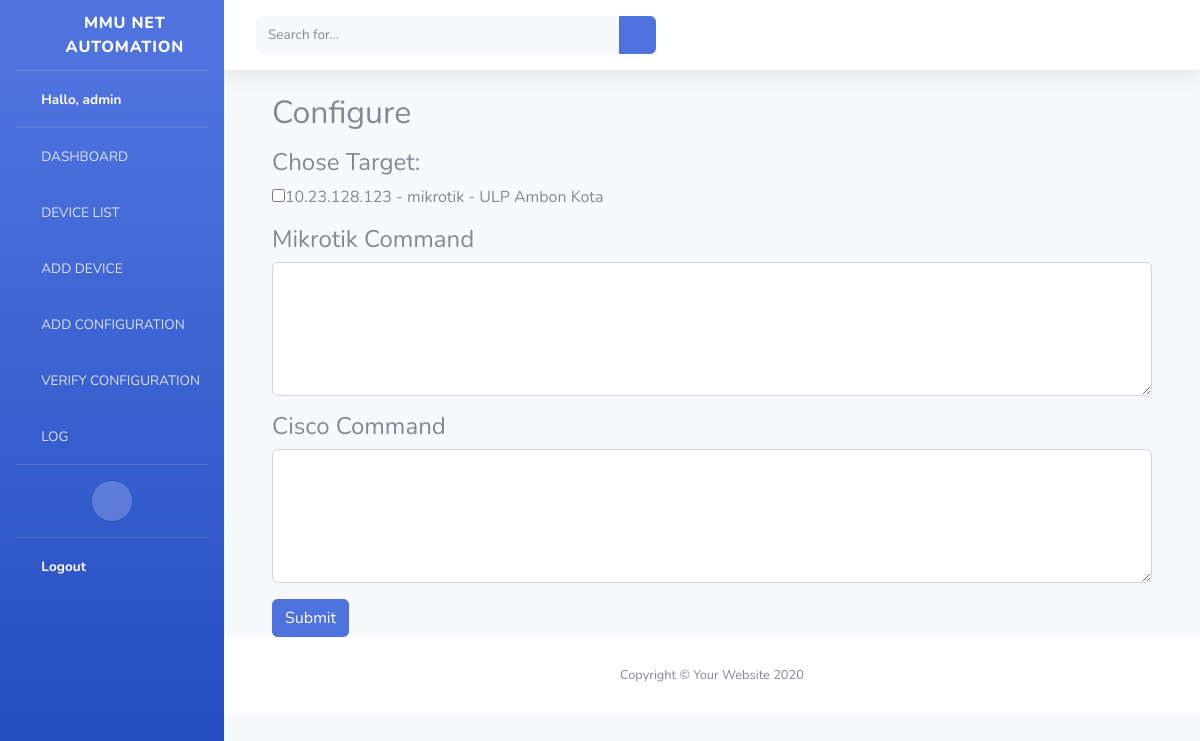
Page /configure/ (signed in) on the earlier database version.
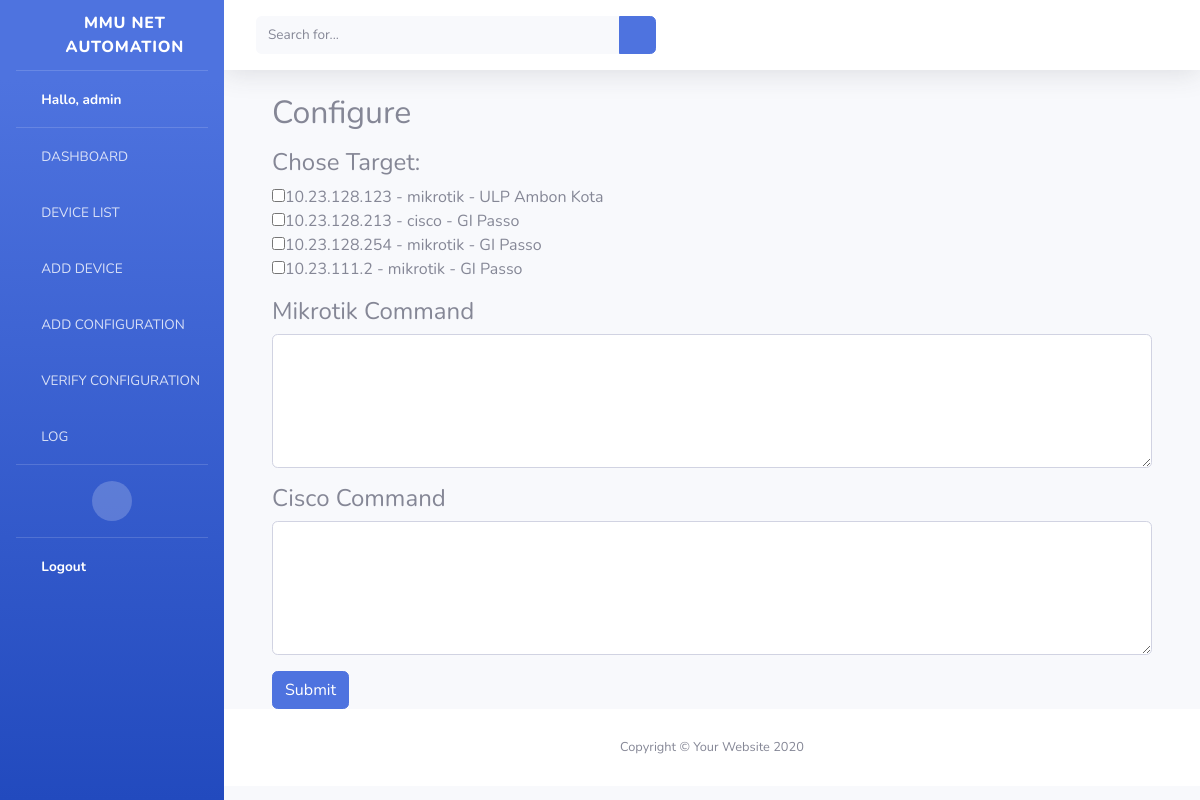
Same page on the later database version.
### network_automation/models.py (models this page shows, shortened)
class Device(models.Model):
    ip_address = models.CharField(max_length=255)
    hostname = models.CharField(max_length=255)
    username = models.CharField(max_length=255)
    password = models.CharField (max_length=255)
    ssh_port = models.IntegerField(default=22)
    VENDOR_CHOICES = (
        ('mikrotik', 'Mikrotik'),
        ('cisco', 'Cisco'),
    )
    vendor = models.CharField(max_length=255, choices=VENDOR_CHOICES)
    koordinat = models.CharField(null=True, max_length=255)
    unit_induk = models.ForeignKey(UnitInduk, null=True, on_delete=models.CASCADE)
    unit_pelaksana = models.ForeignKey(UnitPelaksana, null=True, on_delete=models.CASCADE)
    unit_layanan = models.ForeignKey(UnitLayanan, null=True, on_delete=models.CASCADE)

class UnitLayanan(models.Model):
    unit_induk = models.ForeignKey(UnitInduk, null=True, on_delete=models.CASCADE)
    unit_pelaksana = models.ForeignKey(UnitPelaksana, null=True, on_delete=models.CASCADE)
    unit_layanan = models.CharField(null=True, max_length=255)
    keterangan = models.CharField(max_length=255)
    def __str__(self):
        return "{}".format(self.unit_layanan)

### network_automation/views.py (the view)
# urls.py: path('configure/', views.configure, name='configure'),
@login_required(login_url=settings.LOGIN_URL)
def configure(request):
    if request.method == "POST":
        selected_device_id = request.POST.getlist('device')
        mikrotik_command = request.POST['mikrotik_command'].splitlines()
        cisco_command = request.POST['cisco_command'].splitlines()
        for x in selected_device_id:
            try:
                dev = get_object_or_404(Device, pk=x)
                ssh_client = paramiko.SSHClient()
                ssh_client.set_missing_host_key_policy(paramiko.AutoAddPolicy())
                ssh_client.connect(hostname=dev.ip_address, username=dev.username, password=dev.password)
                if dev.vendor.lower() == 'cisco':
                    conn = ssh_client.invoke_shell()
                    conn.send ("conf t\n")
                    for cmd in cisco_command:
                        conn.send(cmd +"\n")
                        time.sleep(1)
                else:
                    for cmd in mikrotik_command:
                        ssh_client.exec_command(cmd)
                log = Log(target=dev.ip_address, action="Configure", status="Success", time=datetime.now(), messages= "No Error")
                log.save()
            except Exception as e:
                log = Log(target=dev.ip_address, action="Configure", status="Eror", time=datetime.now(), messages=e)
                log.save()
        return redirect ('home')
    else:
        devices = Device.objects.all()
        context = {
            'devices' : devices,
            'mode' : 'Configure'
        }
        return render(request, 'config.html', context)

### templates/config.html (shortened to what this page needs)
{% extends "base-update.html" %}
{% block content %}
    <h2 class="mt-4">{{mode}}</h2>
    <form method="POST">
        <h4 class="mt-3">Chose Target:</h4>
        {% for device in devices %}
            <input type="checkbox" name="device" value="{{ device.id }}">{{device.ip_address}} - {{device.vendor}} - {{device.unit_layanan}}<br>
        {% endfor %}
        <h4 class="mt-3">Mikrotik Command</h4>
        <textarea class="form-control" rows="5" name="mikrotik_command"></textarea>
        <h4 class="mt-3">Cisco Command</h4>
        <textarea class="form-control" rows="5" name="cisco_command"></textarea>
        <button type="submit" class="mt-3 btn btn-primary">Submit</button>
    </form>
{% endblock content %}

Differences in the rows shown:
added Device: ip_address "10.23.128.213", vendor "cisco", unit_layanan "GI Passo"
added Device: ip_address "10.23.128.254", vendor "mikrotik", unit_layanan "GI Passo"
added Device: ip_address "10.23.111.2", vendor "mikrotik", unit_layanan "GI Passo"
